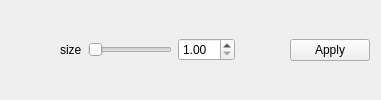
         <widget class="QWidget" name="tab_6">
          <attribute name="title">
           <string>8</string>
          </attribute>
          <layout class="QHBoxLayout" name="horizontalLayout_28">
           <item>
            <widget class="QWidget" name="widget_21" native="true">
             <layout class="QHBoxLayout" name="horizontalLayout_26">
              <item>
               <spacer name="horizontalSpacer_53">
                <property name="orientation">
                 <enum>Qt::Horizontal</enum>
                </property>
                <property name="sizeHint" stdset="0">
                 <size>
                  <width>40</width>
                  <height>20</height>
                 </size>
                </property>
               </spacer>
              </item>
              <item>
               <widget class="QLabel" name="label_16">
                <property name="text">
                 <string>size</string>
                </property>
               </widget>
              </item>
              <item>
               <widget class="QSlider" name="median_size_slider">
                <property name="sizePolicy">
                 <sizepolicy hsizetype="Expanding" vsizetype="Fixed">
                  <horstretch>100</horstretch>
                  <verstretch>0</verstretch>
                 </sizepolicy>
                </property>
                <property name="accessibleName">
                 <string>median_slider</string>
                </property>
                <property name="minimum">
                 <number>1</number>
                </property>
                <property name="maximum">
                 <number>41</number>
                </property>
                <property name="singleStep">
                 <number>5</number>
                </property>
                <property name="orientation">
                 <enum>Qt::Horizontal</enum>
                </property>
               </widget>
              </item>
              <item>
               <widget class="QDoubleSpinBox" name="median_size_spinbox">
                <property name="minimum">
                 <double>1.000000000000000</double>
                </property>
                <property name="maximum">
                 <double>41.000000000000000</double>
                </property>
                <property name="singleStep">
                 <double>2.000000000000000</double>
                </property>
               </widget>
              </item>
              <item>
               <spacer name="horizontalSpacer_54">
                <property name="orientation">
                 <enum>Qt::Horizontal</enum>
                </property>
                <property name="sizeHint" stdset="0">
                 <size>
                  <width>40</width>
                  <height>20</height>
                 </size>
                </property>
               </spacer>
              </item>
             </layout>
            </widget>
           </item>
           <item>
            <widget class="QPushButton" name="median_apply_button">
             <property name="accessibleName">
              <string>tab_button</string>
             </property>
             <property name="text">
              <string>Apply</string>
             </property>
            </widget>
           </item>
          </layout>
         </widget>
